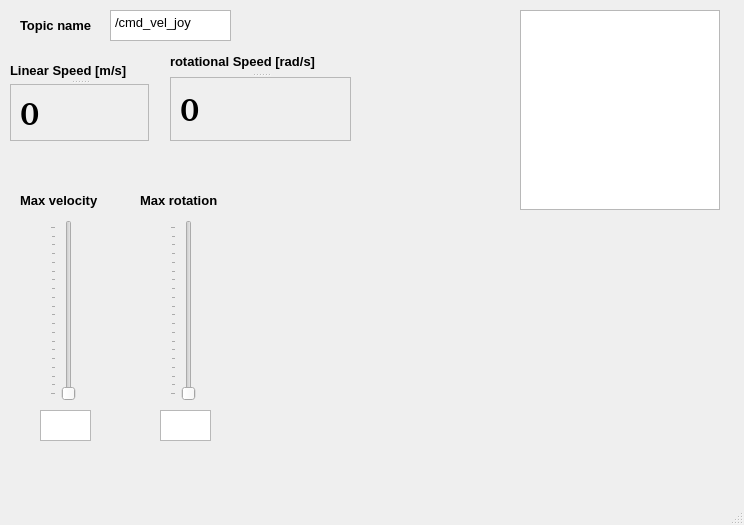
<?xml version="1.0" encoding="UTF-8"?>
<ui version="4.0">
 <class>VirtualJoystick</class>
 <widget class="QMainWindow" name="VirtualJoystick">
  <property name="geometry">
   <rect>
    <x>0</x>
    <y>0</y>
    <width>744</width>
    <height>525</height>
   </rect>
  </property>
  <property name="windowTitle">
   <string>MainWindow</string>
  </property>
  <widget class="QWidget" name="centralwidget">
   <widget class="QGraphicsView" name="joystick_gv">
    <property name="geometry">
     <rect>
      <x>520</x>
      <y>10</y>
      <width>200</width>
      <height>200</height>
     </rect>
    </property>
   </widget>
   <widget class="QSlider" name="speed_slider">
    <property name="geometry">
     <rect>
      <x>50</x>
      <y>220</y>
      <width>30</width>
      <height>181</height>
     </rect>
    </property>
    <property name="minimum">
     <number>1</number>
    </property>
    <property name="maximum">
     <number>20</number>
    </property>
    <property name="orientation">
     <enum>Qt::Vertical</enum>
    </property>
    <property name="tickPosition">
     <enum>QSlider::TicksAbove</enum>
    </property>
    <property name="tickInterval">
     <number>1</number>
    </property>
   </widget>
   <widget class="QLabel" name="label_3">
    <property name="geometry">
     <rect>
      <x>20</x>
      <y>10</y>
      <width>91</width>
      <height>31</height>
     </rect>
    </property>
    <property name="font">
     <font>
      <pointsize>10</pointsize>
      <weight>75</weight>
      <bold>true</bold>
     </font>
    </property>
    <property name="text">
     <string>Topic name</string>
    </property>
   </widget>
   <widget class="QTextEdit" name="topic_name_text">
    <property name="geometry">
     <rect>
      <x>110</x>
      <y>10</y>
      <width>121</width>
      <height>31</height>
     </rect>
    </property>
    <property name="frameShadow">
     <enum>QFrame::Plain</enum>
    </property>
    <property name="html">
     <string>&lt;!DOCTYPE HTML PUBLIC &quot;-//W3C//DTD HTML 4.0//EN&quot; &quot;http://www.w3.org/TR/REC-html40/strict.dtd&quot;&gt;
&lt;html&gt;&lt;head&gt;&lt;meta name=&quot;qrichtext&quot; content=&quot;1&quot; /&gt;&lt;style type=&quot;text/css&quot;&gt;
p, li { white-space: pre-wrap; }
&lt;/style&gt;&lt;/head&gt;&lt;body style=&quot; font-family:'Sans Serif'; font-size:9pt; font-weight:400; font-style:normal;&quot;&gt;
&lt;p style=&quot; margin-top:0px; margin-bottom:0px; margin-left:0px; margin-right:0px; -qt-block-indent:0; text-indent:0px;&quot;&gt;&lt;span style=&quot; font-size:10pt;&quot;&gt;/cmd_vel_joy&lt;/span&gt;&lt;/p&gt;&lt;/body&gt;&lt;/html&gt;</string>
    </property>
   </widget>
   <widget class="QTextEdit" name="max_velocity_display">
    <property name="geometry">
     <rect>
      <x>40</x>
      <y>410</y>
      <width>51</width>
      <height>31</height>
     </rect>
    </property>
   </widget>
   <widget class="QLabel" name="label_4">
    <property name="geometry">
     <rect>
      <x>20</x>
      <y>180</y>
      <width>101</width>
      <height>41</height>
     </rect>
    </property>
    <property name="font">
     <font>
      <pointsize>10</pointsize>
      <weight>75</weight>
      <bold>true</bold>
     </font>
    </property>
    <property name="text">
     <string>Max velocity</string>
    </property>
   </widget>
   <widget class="QLabel" name="label_5">
    <property name="geometry">
     <rect>
      <x>140</x>
      <y>180</y>
      <width>101</width>
      <height>41</height>
     </rect>
    </property>
    <property name="font">
     <font>
      <pointsize>10</pointsize>
      <weight>75</weight>
      <bold>true</bold>
     </font>
    </property>
    <property name="text">
     <string>Max rotation</string>
    </property>
   </widget>
   <widget class="QSlider" name="speed_slider_2">
    <property name="geometry">
     <rect>
      <x>170</x>
      <y>220</y>
      <width>30</width>
      <height>181</height>
     </rect>
    </property>
    <property name="minimum">
     <number>1</number>
    </property>
    <property name="maximum">
     <number>20</number>
    </property>
    <property name="orientation">
     <enum>Qt::Vertical</enum>
    </property>
    <property name="tickPosition">
     <enum>QSlider::TicksAbove</enum>
    </property>
    <property name="tickInterval">
     <number>1</number>
    </property>
   </widget>
   <widget class="QTextEdit" name="max_rotation_display">
    <property name="geometry">
     <rect>
      <x>160</x>
      <y>410</y>
      <width>51</width>
      <height>31</height>
     </rect>
    </property>
   </widget>
   <widget class="QSplitter" name="splitter">
    <property name="geometry">
     <rect>
      <x>10</x>
      <y>60</y>
      <width>139</width>
      <height>81</height>
     </rect>
    </property>
    <property name="orientation">
     <enum>Qt::Vertical</enum>
    </property>
    <widget class="QLabel" name="label">
     <property name="font">
      <font>
       <pointsize>10</pointsize>
       <weight>75</weight>
       <bold>true</bold>
      </font>
     </property>
     <property name="text">
      <string>Linear Speed [m/s]</string>
     </property>
    </widget>
    <widget class="QLabel" name="speed_display_label">
     <property name="font">
      <font>
       <family>C059 [urw]</family>
       <pointsize>25</pointsize>
       <weight>75</weight>
       <bold>true</bold>
      </font>
     </property>
     <property name="frameShape">
      <enum>QFrame::StyledPanel</enum>
     </property>
     <property name="frameShadow">
      <enum>QFrame::Plain</enum>
     </property>
     <property name="lineWidth">
      <number>5</number>
     </property>
     <property name="midLineWidth">
      <number>1</number>
     </property>
     <property name="text">
      <string>0</string>
     </property>
    </widget>
   </widget>
   <widget class="QSplitter" name="splitter_2">
    <property name="geometry">
     <rect>
      <x>170</x>
      <y>50</y>
      <width>181</width>
      <height>91</height>
     </rect>
    </property>
    <property name="orientation">
     <enum>Qt::Vertical</enum>
    </property>
    <widget class="QLabel" name="label_2">
     <property name="font">
      <font>
       <pointsize>10</pointsize>
       <weight>75</weight>
       <bold>true</bold>
      </font>
     </property>
     <property name="text">
      <string>rotational Speed [rad/s]</string>
     </property>
    </widget>
    <widget class="QLabel" name="rotation_display_label_2">
     <property name="font">
      <font>
       <family>C059 [UKWN]</family>
       <pointsize>25</pointsize>
       <weight>75</weight>
       <bold>true</bold>
      </font>
     </property>
     <property name="frameShape">
      <enum>QFrame::StyledPanel</enum>
     </property>
     <property name="frameShadow">
      <enum>QFrame::Plain</enum>
     </property>
     <property name="lineWidth">
      <number>5</number>
     </property>
     <property name="midLineWidth">
      <number>1</number>
     </property>
     <property name="text">
      <string>0</string>
     </property>
    </widget>
   </widget>
  </widget>
  <widget class="QMenuBar" name="menubar">
   <property name="geometry">
    <rect>
     <x>0</x>
     <y>0</y>
     <width>744</width>
     <height>20</height>
    </rect>
   </property>
  </widget>
  <widget class="QStatusBar" name="statusbar"/>
 </widget>
 <resources/>
 <connections/>
</ui>
